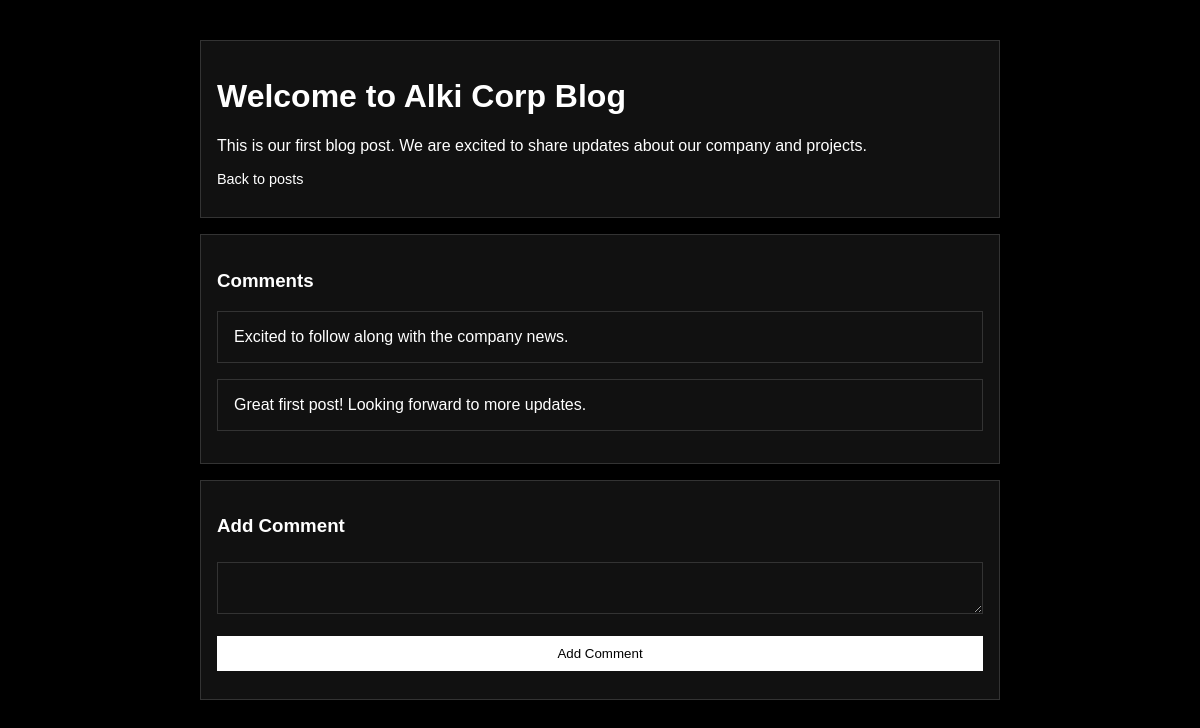
/secure/view.php?id=1 (signed in), run on the app's committed database.
### tables this page shows
CREATE TABLE IF NOT EXISTS posts (
    id INT AUTO_INCREMENT PRIMARY KEY,
    title VARCHAR(255) NOT NULL,
    content TEXT NOT NULL,
    author_id INT NOT NULL,
    created_at TIMESTAMP DEFAULT CURRENT_TIMESTAMP,
    FOREIGN KEY (author_id) REFERENCES users(id)
);

CREATE TABLE IF NOT EXISTS comments (
    id INT AUTO_INCREMENT PRIMARY KEY,
    post_id INT NOT NULL,
    comment_content TEXT NOT NULL,
    created_at TIMESTAMP DEFAULT CURRENT_TIMESTAMP,
    FOREIGN KEY (post_id) REFERENCES posts(id)
);

### secure/view.php (the view, shortened to what this page needs)
<?php
require "db.php";
$id = $_GET["id"] ?? 0;
$stmt = $conn->prepare("SELECT * FROM posts WHERE id = ?");
$stmt->bind_param("i", $id);
$stmt->execute();
$post = $stmt->get_result()->fetch_assoc();
$stmt = $conn->prepare("SELECT * FROM comments WHERE post_id = ? ORDER BY id DESC");
$stmt->bind_param("i", $id);
$stmt->execute();
$comments = $stmt->get_result();
?>
<!DOCTYPE html>
<html>
  <head>
    <link rel="stylesheet" href="../style.css">
  </head>
  <body>
    <div class="container">
      <div class="card">
        <h1><?php echo htmlspecialchars($post["title"] ?? ""); ?></h1>
        <p><?php echo htmlspecialchars($post["content"] ?? ""); ?></p>
        <p class="muted"><a href="index.php">Back to posts</a></p>
      </div>
      <div class="card">
        <h3>Comments</h3>
        <?php while ($row = $comments->fetch_assoc()) { ?>
          <div class="card"><?php echo htmlspecialchars($row["comment_content"]); ?></div>
        <?php } ?>
      </div>
      <div class="card">
        <h3>Add Comment</h3>
        <form method="POST" action="add_comment.php">
          <textarea name="comment" required></textarea>
          <button type="submit">Add Comment</button>
        </form>
      </div>
    </div>
  </body>
</html>

### style.css (style rules this page uses)
:root { color-scheme: dark; --bg: #000; --fg: #fff; --muted: #bdbdbd; --card: #111; --border: #333; }
* { box-sizing: border-box; }
body { margin: 0; font-family: Helvetica, Arial, sans-serif; background: var(--bg); color: var(--fg); padding: 24px; }
a { color: var(--fg); text-decoration: none; }
input, textarea, button { width: 100%; padding: 10px; margin: 6px 0 12px; background: var(--card); color: var(--fg); border: 1px solid var(--border); font-family: inherit; }
button { cursor: pointer; background: var(--fg); color: var(--bg); border: none; }
.container { max-width: 800px; margin: 0 auto; }
.card { background: var(--card); padding: 16px; border: 1px solid var(--border); margin: 16px 0; }
.muted { color: var(--muted); font-size: 0.9rem; }

### data on the page
posts: title "Welcome to Alki Corp Blog", content "This is our first blog post. We are excited to share updates about our company and projects."
comments: comment_content "Excited to follow along with the company news."
comments: comment_content "Great first post! Looking forward to more updates."
